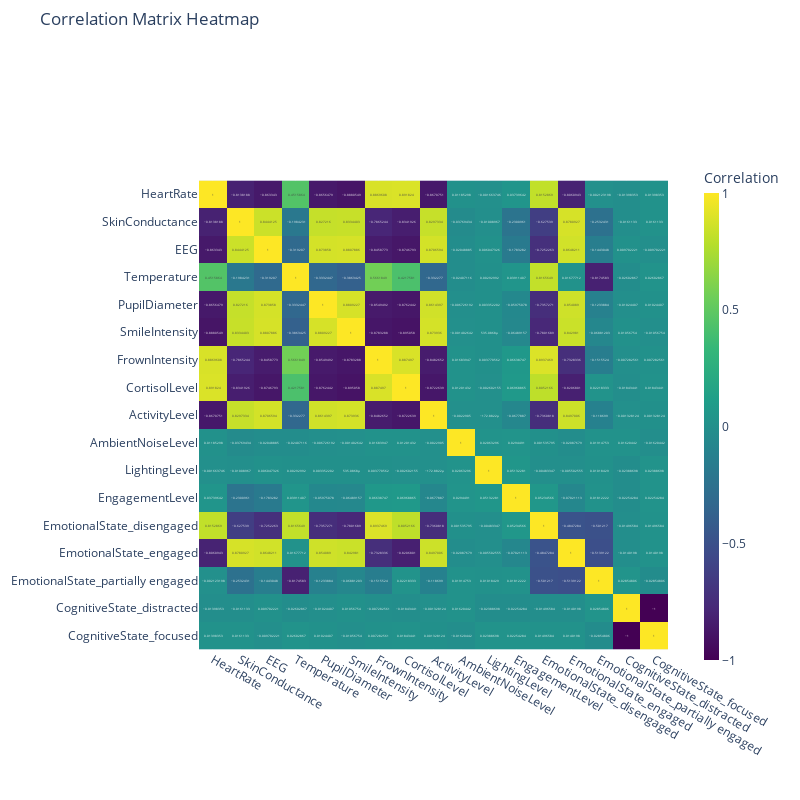

The cell this chart's notebook holds for it:
### Code cell
import pandas as pd
import plotly.express as px

correlation_matrix = data.corr()


fig = px.imshow(
    correlation_matrix,
    text_auto=True,
    color_continuous_scale='Viridis',
    title="Correlation Matrix Heatmap"
)

fig.update_layout(
    coloraxis_colorbar=dict(
        title="Correlation",  
        thickness=15,  
        len=0.7,  
        x=1.05,  
        y=0.5,  
    ),
    width=800,
    height=800,
    margin=dict(l=20, r=20, t=50, b=20),
)

fig.show()

### Figure 1 — Plotly figure (JSON) as saved in the notebook; plotly's stock layout.template omitted (floating-point values rounded to 4 significant figures; data arrays with more than 128 entries replaced by an {"elided": "..."} marker saying what was removed)
{"data": [{"coloraxis": "coloraxis", "hovertemplate": "x: %{x}<br>y: %{y}<br>color: %{z}<extra></extra>", "name": "0", "texttemplate": "%{z}", "type": "heatmap", "x": ["HeartRate", "SkinConductance", "EEG", "Temperature", "PupilDiameter", "SmileIntensity", "FrownIntensity", "CortisolLevel", "ActivityLevel", "AmbientNoiseLevel", "LightingLevel", "EngagementLevel", "EmotionalState_disengaged", "EmotionalState_engaged", "EmotionalState_partially engaged", "CognitiveState_distracted", "CognitiveState_focused"], "xaxis": "x", "y": ["HeartRate", "SkinConductance", "EEG", "Temperature", "PupilDiameter", "SmileIntensity", "FrownIntensity", "CortisolLevel", "ActivityLevel", "AmbientNoiseLevel", "LightingLevel", "EngagementLevel", "EmotionalState_disengaged", "EmotionalState_engaged", "EmotionalState_partially engaged", "CognitiveState_distracted", "CognitiveState_focused"], "yaxis": "y", "z": {"elided": "17x17 float values"}}], "layout": {"coloraxis": {"colorbar": {"len": 0.7, "thickness": 15, "title": {"text": "Correlation"}, "x": 1.05, "y": 0.5}, "colorscale": [[0, "#440154"], [0.1111, "#482878"], [0.2222, "#3e4989"], [0.3333, "#31688e"], [0.4444, "#26828e"], [0.5556, "#1f9e89"], [0.6667, "#35b779"], [0.7778, "#6ece58"], [0.8889, "#b5de2b"], [1, "#fde725"]]}, "height": 800, "margin": {"b": 20, "l": 20, "r": 20, "t": 50}, "title": {"text": "Correlation Matrix Heatmap"}, "width": 800, "xaxis": {"anchor": "y", "constrain": "domain", "domain": [0, 1], "scaleanchor": "y"}, "yaxis": {"anchor": "x", "autorange": "reversed", "constrain": "domain", "domain": [0, 1]}}}
